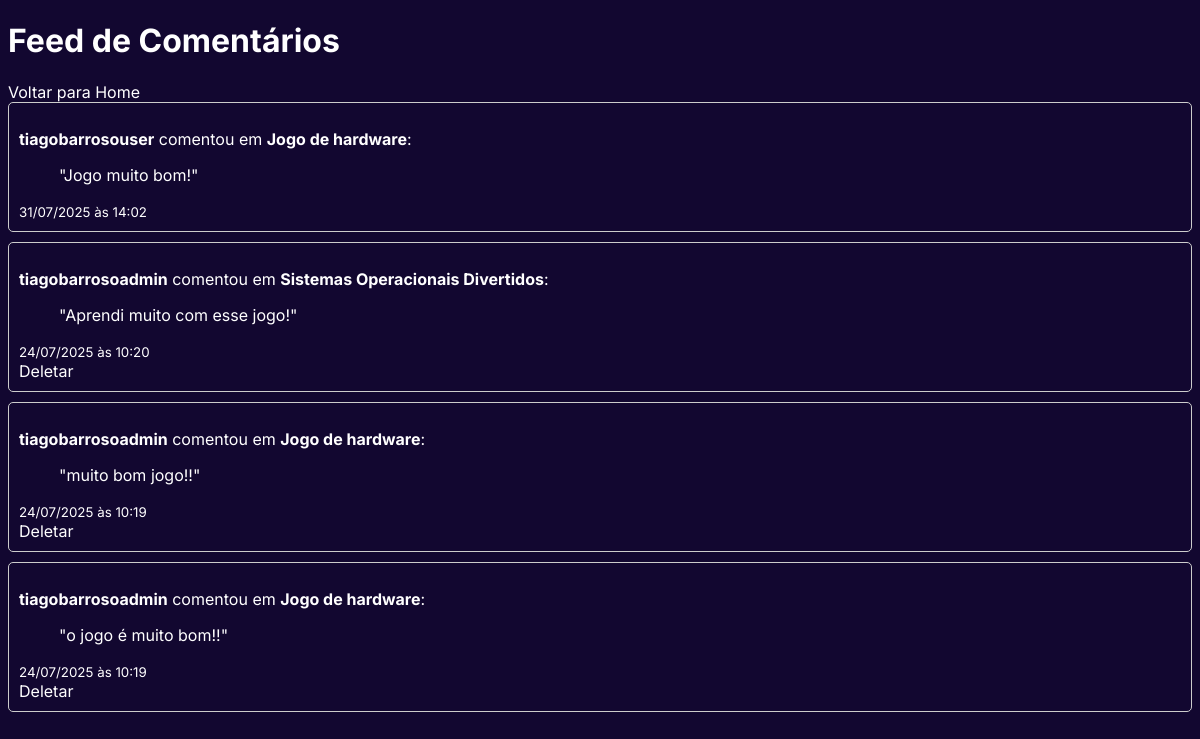
Screenshot of /comentarios/ (signed in) with the database file from the repository.
### potplayapp/models.py (models this page shows, shortened)
class Comentario(models.Model):
    jogo = models.ForeignKey(Jogo, on_delete=models.CASCADE, related_name='comentarios')
    autor = models.ForeignKey(User, on_delete=models.CASCADE)
    texto = models.TextField(verbose_name="Seu comentário")
    data_criacao = models.DateTimeField(auto_now_add=True)

class Jogo(models.Model):
    STATUS_AVALIACAO = [
        ('Pendente', 'Pendente'),
        ('Aprovado', 'Aprovado'),
        ('Rejeitado', 'Rejeitado'),
    ]
    desenvolvedor = models.ForeignKey(User, on_delete=models.CASCADE, related_name="jogos_criados")
    categoria = models.ForeignKey(Categoria, on_delete=models.SET_NULL, null=True, blank=False)
    nome = models.CharField(max_length=255)
    descricao = models.TextField()
    arquivo_jogo = models.FileField(upload_to='arquivos_jogos/')
    data_submissao = models.DateTimeField(auto_now_add=True)
    data_atualizacao = models.DateTimeField(auto_now=True) # Atualiza automaticamente a cada edição
    status_avaliacao = models.CharField(
        max_length=10,
        choices=STATUS_AVALIACAO,
        default='Pendente'
    )

### potplayapp/views.py (the view)
# urls.py: path('comentarios/', views.todos_comentarios_view, name='todos_comentarios'),
@login_required
def todos_comentarios_view(request):
    comentarios = Comentario.objects.all().order_by('-data_criacao')
    return render(request, 'todos_comentarios.html', {'comentarios': comentarios})

### potplayapp/templates/todos_comentarios.html (shortened to what this page needs)
{% load static %}
<!DOCTYPE html>
<html lang="pt-br">
<head>
    <link rel="stylesheet" href="{% static 'potplayapp/css/global.css' %}">
</head>
<body>
<div class="container mt-5">
    <div class="d-flex justify-content-between align-items-center mb-4">
        <h1>Feed de Comentários</h1>
        <a href="{% url 'home' %}" class="btn btn-secondary">Voltar para Home</a>
    </div>
    <div>
        {% for comentario in comentarios %}
            <div class="comment-card">
                <div class="d-flex justify-content-between">
                    <div>
                        <p class="mb-1">
                            <strong>{{ comentario.autor.username }}</strong> comentou em <strong>{{ comentario.jogo.nome }}</strong>:
                        </p>
                        <blockquote class="mb-1">"{{ comentario.texto }}"</blockquote>
                        <small class="text-muted">{{ comentario.data_criacao|date:"d/m/Y à\s H:i" }}</small>
                    </div>
                    <div>
                        {% if comentario.autor == user %}
                            <a href="{% url 'deletar_comentario' comentario.id %}" class="btn btn-outline-danger btn-sm">Deletar</a>
                        {% endif %}
                    </div>
                </div>
            </div>
        {% empty %}
            <div class="alert alert-info" style="background-color: #07122F; border-color: #04184D; color: #FFFFFF;">
                Nenhum comentário foi feito na plataforma ainda.
            </div>
        {% endfor %}
    </div>
</div>
</body>
</html>

### potplayapp/static/potplayapp/css/global.css (style rules this page uses)
body { font-family: "Inter", sans-serif; background-color: #120730; color: white; }
a { color: white; text-decoration: none; }

### potplayapp/templates/todos_comentarios.html (style rules this page uses)
.comment-card { border: 1px solid #ccc; padding: 10px; margin-bottom: 10px; border-radius: 5px; }

### rows the page displays
Comentario: autor.username "tiagobarrosouser", jogo.nome "Jogo de hardware", texto "Jogo muito bom!", data_criacao "31/07/2025 às 14:02"
Comentario: autor.username "tiagobarrosoadmin", jogo.nome "Sistemas Operacionais Divertidos", texto "Aprendi muito com esse jogo!", data_criacao "24/07/2025 às 10:20", shows "Deletar"
Comentario: autor.username "tiagobarrosoadmin", jogo.nome "Jogo de hardware", texto "muito bom jogo!!", data_criacao "24/07/2025 às 10:19", shows "Deletar"
Comentario: autor.username "tiagobarrosoadmin", jogo.nome "Jogo de hardware", texto "o jogo é muito bom!!", data_criacao "24/07/2025 às 10:19", shows "Deletar"
